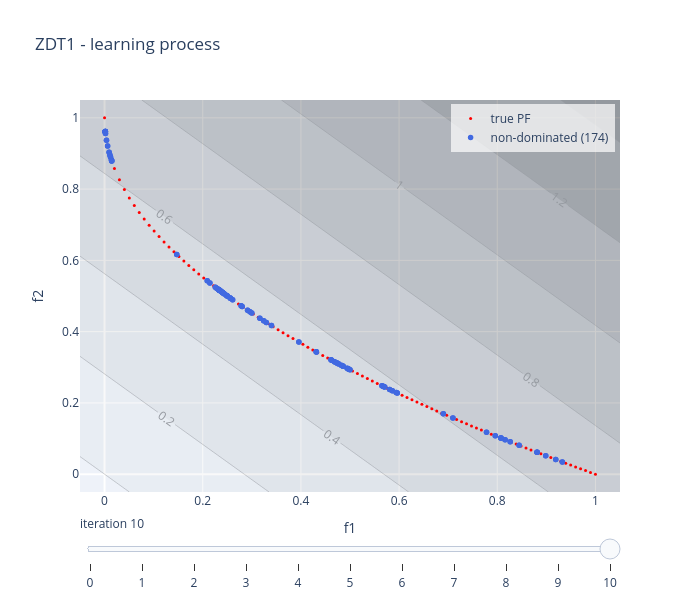

This figure's notebook cell:
### Code cell
linear_model.visualise("learning", plot_scalarisation = True, show = False)
